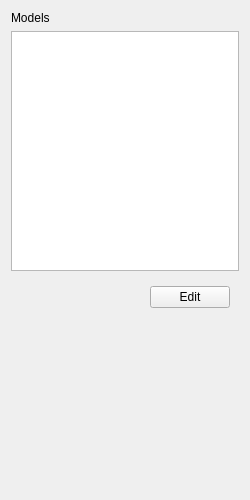
<?xml version="1.0" encoding="UTF-8"?>
<ui version="4.0">
 <class>ModelsPage</class>
 <widget class="QWidget" name="ModelsPage">
  <property name="geometry">
   <rect>
    <x>0</x>
    <y>0</y>
    <width>250</width>
    <height>500</height>
   </rect>
  </property>
  <property name="windowTitle">
   <string>Form</string>
  </property>
  <layout class="QVBoxLayout" name="verticalLayout">
   <item>
    <widget class="QLabel" name="title">
     <property name="text">
      <string>Models</string>
     </property>
    </widget>
   </item>
   <item>
    <widget class="QListWidget" name="list">
     <property name="minimumSize">
      <size>
       <width>0</width>
       <height>240</height>
      </size>
     </property>
    </widget>
   </item>
   <item>
    <widget class="QWidget" name="widget" native="true">
     <layout class="QHBoxLayout" name="horizontalLayout">
      <item>
       <spacer name="horizontalSpacer">
        <property name="orientation">
         <enum>Qt::Horizontal</enum>
        </property>
        <property name="sizeHint" stdset="0">
         <size>
          <width>130</width>
          <height>20</height>
         </size>
        </property>
       </spacer>
      </item>
      <item>
       <widget class="QPushButton" name="edit">
        <property name="text">
         <string>Edit</string>
        </property>
       </widget>
      </item>
     </layout>
    </widget>
   </item>
   <item>
    <spacer name="verticalSpacer">
     <property name="orientation">
      <enum>Qt::Vertical</enum>
     </property>
     <property name="sizeHint" stdset="0">
      <size>
       <width>20</width>
       <height>163</height>
      </size>
     </property>
    </spacer>
   </item>
  </layout>
 </widget>
 <resources/>
 <connections/>
</ui>
